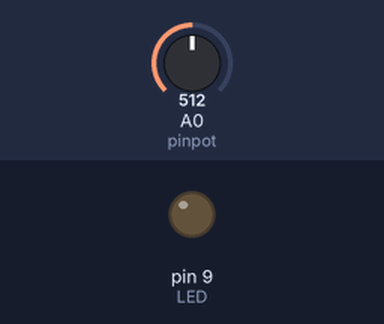
This sketch was run on a simulated Arduino Uno, built with avr-gcc and run on an emulated ATmega328P. Parts: output pins drawn as LEDs (lit = HIGH). Dashed ring = blinking. The inputs (shaded band) are chosen by the test bench; at power-on: A0 (pinpot) = 512. What the sketch prints to the serial monitor is not drawn.

Above: at 1.1 s.
At 2.8 s:
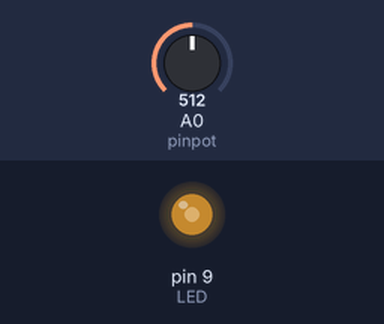
2.9 s: A0 (pinpot) set to 716
At 4.8 s:
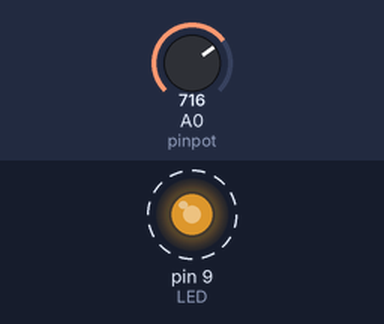
8.9 s: A0 (pinpot) set to 900
14.9 s: A0 (pinpot) set to 122
20.9 s: A0 (pinpot) set to 511
Timing chart, 0 to 27.9 s (numbered marks = the images above; inputs shaded):
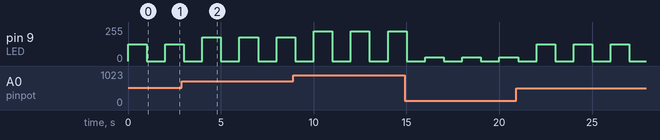

Measured:
- by itself, pin 9 (LED): alternates 127/255 for 1.0 s and 0/255 for 1.0 s

The sketch:

Arduino_7.ino
```cpp
int pinpot=A0;
int LED=9;
int Brightness;
int Readvalue;
String message1=("pinpot value");
String message2=("Brightness");
void setup(){
  Serial.begin(9600);
  pinMode(pinpot,INPUT);
  pinMode(LED,OUTPUT);


}

void loop() {
  Serial.print("pinpot value= ");
  Serial.print(Readvalue);
  Readvalue=analogRead(pinpot);
  Brightness=(255./1023.)*Readvalue;
  analogWrite(LED,Brightness);
  delay(1000);
  analogWrite(LED,0);
  delay(1000);
  Serial.println(" ");

  Serial.print("Brightness=");
  Serial.println(Brightness);


}
```
